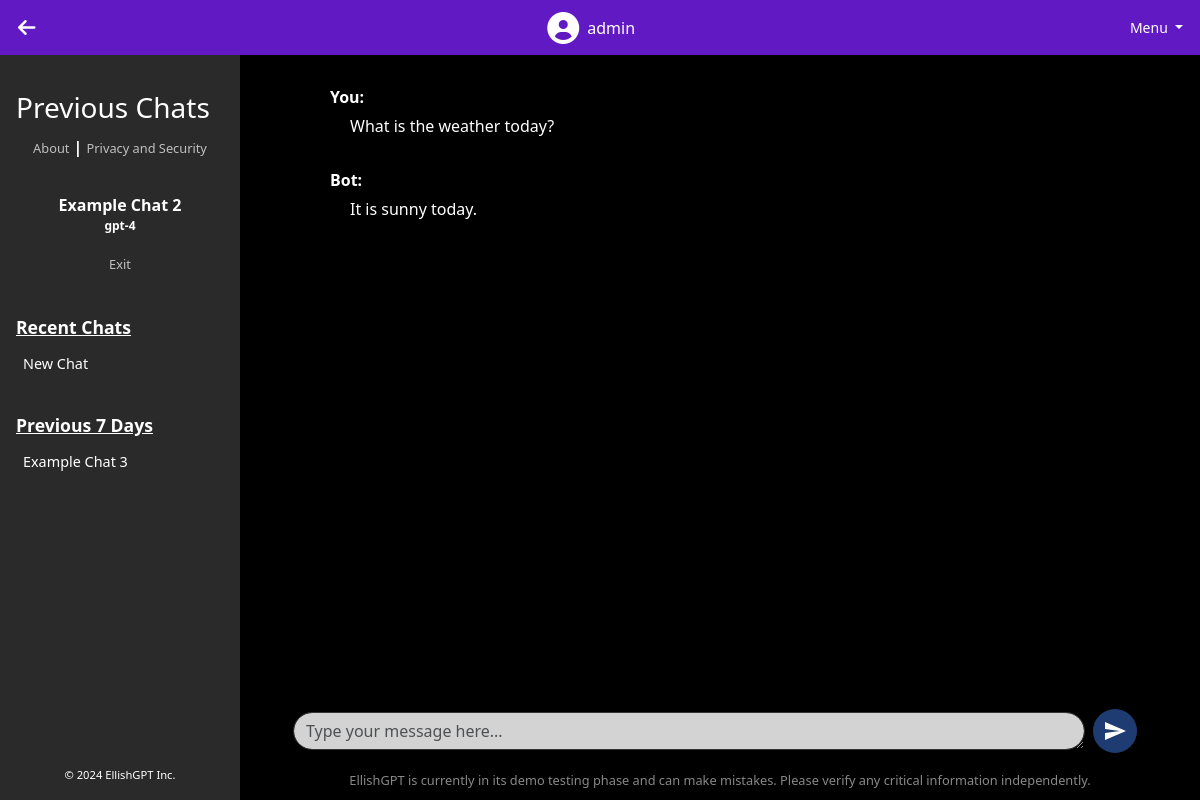
The page /chat/2 (signed in) on the database its author committed.
### tables this page shows
CREATE TABLE chats (
                chat_id INTEGER PRIMARY KEY,
                user_id INTEGER,
                model_id INTEGER,
                title TEXT,
                chat TEXT,
                time TIMESTAMP,
                model_name TEXT,
                FOREIGN KEY(user_id) REFERENCES users(userid),
                FOREIGN KEY(model_id) REFERENCES models(modelid)
            );

CREATE TABLE chat_messages (
                id INTEGER PRIMARY KEY AUTOINCREMENT,
                chat_id INTEGER,
                sender TEXT,
                message TEXT,
                timestamp TIMESTAMP DEFAULT CURRENT_TIMESTAMP,
                FOREIGN KEY (chat_id) REFERENCES chats(chat_id)
            );

### genaiserver_wl_folder/flask_app.py (the view, shortened to what this page needs)
    @app.route('/chat/<int:chat_id>', methods=['GET', 'POST'])
    @login_required
    def open_chat(chat_id):
        try:
            db = get_db()
            username = session.get('username')
            if not username:
                flash("User not logged in.")
                return redirect(url_for('home'))
            cur = db.execute('SELECT userid FROM users WHERE username = ?', (username,))
            result = cur.fetchone()
            if result is None:
                flash("User not found.")
                return redirect(url_for('home'))
            user_id = result['userid']
            cur = db.execute('SELECT * FROM chats WHERE chat_id = ?', (chat_id,))
            chat = cur.fetchone()
            if chat is None:
                logging.error(f"Chat with id {chat_id} not found.")
                flash("Chat not found.")
                return redirect(url_for('chat'))
            chat_data = dict(time=chat['time'], chat=chat['chat'], title=chat['title'], chat_id=chat['chat_id'], model_name=chat['model_name'])
            cur_messages = db.execute('SELECT sender, message, timestamp FROM chat_messages WHERE chat_id = ? ORDER BY timestamp ASC', (chat_id,))
            messages = [{'sender': row['sender'], 'message': row['message'], 'timestamp': row['timestamp']} for row in cur_messages.fetchall()]
            cur2 = db.execute('SELECT * FROM chats WHERE user_id = ? ORDER BY time;', (user_id,))
            chats = [dict(time=row['time'], chat=row['chat'], title=row['title'], chat_id=row['chat_id'], model_name=row['model_name']) for row in cur2.fetchall()]
            today = datetime.now(timezone.utc)
            one_day_ago = today - timedelta(days=1)
            seven_days_ago = today - timedelta(days=7)
            app_data = {
                'description': 'Your AI Chat Application'
            }
            for chat in chats:
                if chat['time'].tzinfo is None:
                    chat['time'] = chat['time'].replace(tzinfo=timezone.utc)
            return render_template("chat_detail.html", app_data=app_data, chat=chat_data, messages=messages, chats=chats, hide_navbar=True, datetime=datetime, timedelta=timedelta, today=today, one_day_ago=one_day_ago, seven_days_ago=seven_days_ago)
        except Exception as e:
            logging.exception(f"Error opening chat {chat_id}: {e}")
            flash("An error occurred while trying to open the chat.")
            return redirect(url_for('chat'))

### genaiserver_wl_folder/sql.py (called while the page is built)
def convert_datetime(s):
    return datetime.strptime(s.decode('utf-8'), '%Y-%m-%d %H:%M:%S')

### templates/chat_detail.html (shortened to what this page needs)
{% extends 'layout.html' %} {% block body %}
<div class="container-fluid p-0 m-0">
    <div
        class="d-flex justify-content-between align-items-center p-2"
        style="background-color: #611ac3; height: 55px"
    >
        <div class="d-flex align-items-center">
            <button
                class="btn btn-sm btn-toggle-sidebar"
                onclick="toggleSidebar()"
            >
                <i id="sidebarToggleIcon" class="fa fa-arrow-left"></i>
            </button>
        </div>
        <div class="d-flex align-items-center ms-3">
            <a
                class="nav-link text-white d-flex align-items-center"
                href="/profile"
            >
                <i class="fa fa-user-circle fa-2x"></i>
                <span class="ms-2">{{ session['username'] }}</span>
            </a>
        </div>
        <div
            class="dropdown"
            onmouseover="openDropdown()"
            onmouseleave="closeDropdown()"
        >
            <button
                class="btn btn-sm text-white dropdown-toggle"
                type="button"
                id="dropdownMenuButton"
            >
                Menu
            </button>
        </div>
    </div>
    <div class="row m-0" style="height: calc(100vh - 55px); overflow: hidden">
        <div
            class="d-flex align-items-stretch p-0 m-0 sidebar-container"
            style="z-index: 2; background-color: #2a2a2a; overflow-y: auto"
        >
            <div
                class="list-group sidebar d-flex flex-column justify-content-between w-100"
                style="height: 100%; border-radius: 0"
            >
                <div class="sidebar-content">
                    <div
                        class="sidebar-header text-white p-3"
                        style="margin-top: 20px; font-weight: bold"
                    >
                        <h3 style="margin-bottom: 10px">Previous Chats</h3>
                        <div class="text-center" style="margin-bottom: 10px">
                            <a
                                href="{{ url_for('about') }}"
                                class="text-white"
                                style="
                                    font-size: 0.8rem;
                                    opacity: 0.7;
                                    font-weight: normal;
                                    text-decoration: none;
                                "
                                >About</a
                            >
                            |
                            <a
                                href="{{ url_for('privacy') }}"
                                class="text-white"
                                style="
                                    font-size: 0.8rem;
                                    opacity: 0.7;
                                    font-weight: normal;
                                    text-decoration: none;
                                "
                                >Privacy and Security</a
                            >
                        </div>
                        <br />
                        <div class="text-center" style="margin-bottom: 10px">
                            <strong>{{ chat.title }}</strong>
                            <p style="font-size: 12px">{{ chat.model_name }}</p>
                        </div>
                        <div class="text-center" style="margin-bottom: 10px">
                            <a
                                href="{{ url_for('chat') }}"
                                class="text-white"
                                style="
                                    font-size: 0.8rem;
                                    opacity: 0.7;
                                    font-weight: normal;
                                    text-decoration: none;
                                "
                                >Exit</a
                            >
                        </div>
                    </div>
                    {% set recent_chats = chats | selectattr("time", ">",
                    one_day_ago) | list %} {% set past_week_chats = chats |
                    selectattr("time", ">", seven_days_ago) | selectattr("time",
                    "<=", one_day_ago) | list %} {% set older_chats = chats |
                    selectattr("time", "<=", seven_days_ago) | list %} {% if
                    recent_chats %}
                    <div class="sidebar-section text-white p-3">
                        <h6 class="subheading">Recent Chats</h6>
                        {% for chat in recent_chats | sort(attribute='time',
                        reverse=True) %}
                        <div class="list-group-item-container">
                            <a
                                href="{{ url_for('open_chat', chat_id=chat.chat_id) }}"
                                class="list-group-item list-group-item-action sidebar-item rounded"
                                >{{ chat.title }}</a
                            >
                        </div>
                        {% endfor %}
                    </div>
                    {% endif %} {% if past_week_chats %}
                    <div class="sidebar-section text-white p-3">
                        <h6 class="subheading">Previous 7 Days</h6>
                        {% for chat in past_week_chats | sort(attribute='time',
                        reverse=True) %}
                        <div class="list-group-item-container">
                            <a
                                href="{{ url_for('open_chat', chat_id=chat.chat_id) }}"
                                class="list-group-item list-group-item-action sidebar-item rounded"
                                >{{ chat.title }}</a
                            >
                        </div>
                        {% endfor %}
                    </div>
                    {% endif %}
                </div>
                <div
                    class="sidebar-footer text-white p-3 text-center"
                    style="font-size: 0.7rem"
                >
                    &copy; 2024 EllishGPT Inc.
                </div>
            </div>
        </div>
        <div
            class="col-md-10 d-flex justify-content-center align-items-center p-0 m-0 main-content"
        >
            <div
                class="chat-interface-container d-flex flex-column justify-content-between align-items-center p-0"
                style="
                    max-width: 1000px;
                    width: 100%;
                    height: calc(100vh - 55px);
                "
            >
                <div
                    class="chat-box bg-black text-white d-flex flex-column align-items-center"
                    style="
                        flex-grow: 1;
                        padding: 20px;
                        overflow-y: auto;
                        width: 100%;
                    "
                >
                    <div
                        id="chatHistory"
                        class="chat-history mb-4"
                        style="
                            flex-grow: 1;
                            padding-bottom: 1rem;
                            width: 100%;
                            max-width: 800px;
                        "
                    >
                        {% for message in messages %}
                        <div
                            class="chat-message {% if message.sender == session['username'] %}user-message{% else %}bot-message{% endif %}"
                            style="max-width: 100%"
                        >
                            <strong>{{ message.sender }}:</strong>
                            <div class="message-content">
                                {{ message.message }}
                            </div>
                        </div>
                        {% endfor %}
                    </div>
                </div>
                <div
                    class="chat-input mt-3"
                    style="flex-shrink: 0; width: 100%"
                >
                    <form
                        id="chatForm"
                        class="d-flex align-items-center justify-content-center w-100"
                    >
                        <div
                            class="input-group"
                            style="max-width: 800px; width: 100%"
                        >
                            <textarea
                                class="form-control me-2"
                                rows="1"
                                name="chat"
                                id="chatInput"
                                placeholder="Type your message here..."
                                style="
                                    background-color: #d3d3d3;
                                    color: black;
                                    border: 1px solid #333;
                                    border-radius: 25px;
                                "
                            ></textarea>
                        </div>
                        <button
                            class="btn btn-send"
                            type="button"
                            onclick="sendChat()"
                            style="
                                background: #1e3c72;
                                color: white;
                                border: none;
                                border-radius: 50%;
                                padding: 10px;
                                display: flex;
                                align-items: center;
                                justify-content: center;
                                cursor: pointer;
                                margin-right: 10px;
                                z-index: 1;
                            "
                        >
                            <svg
                                xmlns="http://www.w3.org/2000/svg"
                                width="24"
                                height="24"
                                fill="white"
                                viewBox="0 0 24 24"
                            >
                                <path
                                    d="M2.01 21l20.99-9-20.99-9-.01 7 15 2-15 2z"
                                />
                            </svg>
                        </button>
                    </form>
                    <div class="footer-text mt-2 text-center">
                        EllishGPT is currently in its demo testing phase and can
                        make mistakes. Please verify any critical information
                        independently.
                    </div>
                </div>
            </div>
        </div>
    </div>
</div>
{% endblock %}

### templates/layout.html (style rules this page uses)
html, body { margin: 0; padding: 0; height: 100%; overflow-x: hidden; }

### templates/chat_detail.html (style rules this page uses)
body { opacity: 1; transition: opacity 0.5s ease-in-out; background-color: black; color: white; }
.sidebar { background-color: #2a2a2a; height: 100%; flex-grow: 1; transition: all 0.3s ease; }
.sidebar-item { background-color: #2a2a2a; color: white; margin-bottom: 2px; padding: 6px; text-align: left; font-size: 0.9rem; transition: background-color 0.3s, color 0.3s; border-radius: 10px; border-color: #2a2a2a; position: relative; display: flex; align-items: center; justify-content: space-between; }
.list-group-item-container { position: relative; display: flex; align-items: center; justify-content: space-between; }
.btn-toggle-sidebar { background: none; border: none; color: white; font-size: 20px; padding: 5px 10px; cursor: pointer; }
.sidebar-container { transition: all 0.3s ease; position: absolute; top: 55px; left: 0; bottom: 0; max-width: 20%; overflow-y: auto; height: calc(100vh - 55px); background-color: #2a2a2a; z-index: 2; }
.main-content { transition: all 0.3s ease; width: 100%; display: flex; justify-content: center; align-items: center; flex-direction: column; transform: translateX(10%); }
.footer-text { font-size: 0.8rem; color: #888; text-align: center; padding: 10px; width: 100%; }
.subheading { font-weight: bold; color: #ffffff; font-size: 1.1rem; text-decoration: underline; }
.sidebar-content { flex-grow: 1; }
.sidebar-footer { background-color: #2a2a2a; }
.form-control { background-color: #444; border: none; color: white; }
.chat-message { display: flex; flex-direction: column; align-items: flex-start; margin-bottom: 10px; padding: 10px; border-radius: 10px; width: 100%; max-width: 100%; word-wrap: break-word; }
.bot-message { background-color: transparent; color: white; }
.message-content { margin-left: 20px; margin-top: 5px; }

### rows shown on the page
chats: title "Example Chat 2", model_name "gpt-4"
chats: title "New Chat"
chats: title "Example Chat 3"
chat_messages: sender "You", message "What is the weather today?"
chat_messages: sender "Bot", message "It is sunny today."

### other values the page prints
{{ session['username'] }} "admin"
